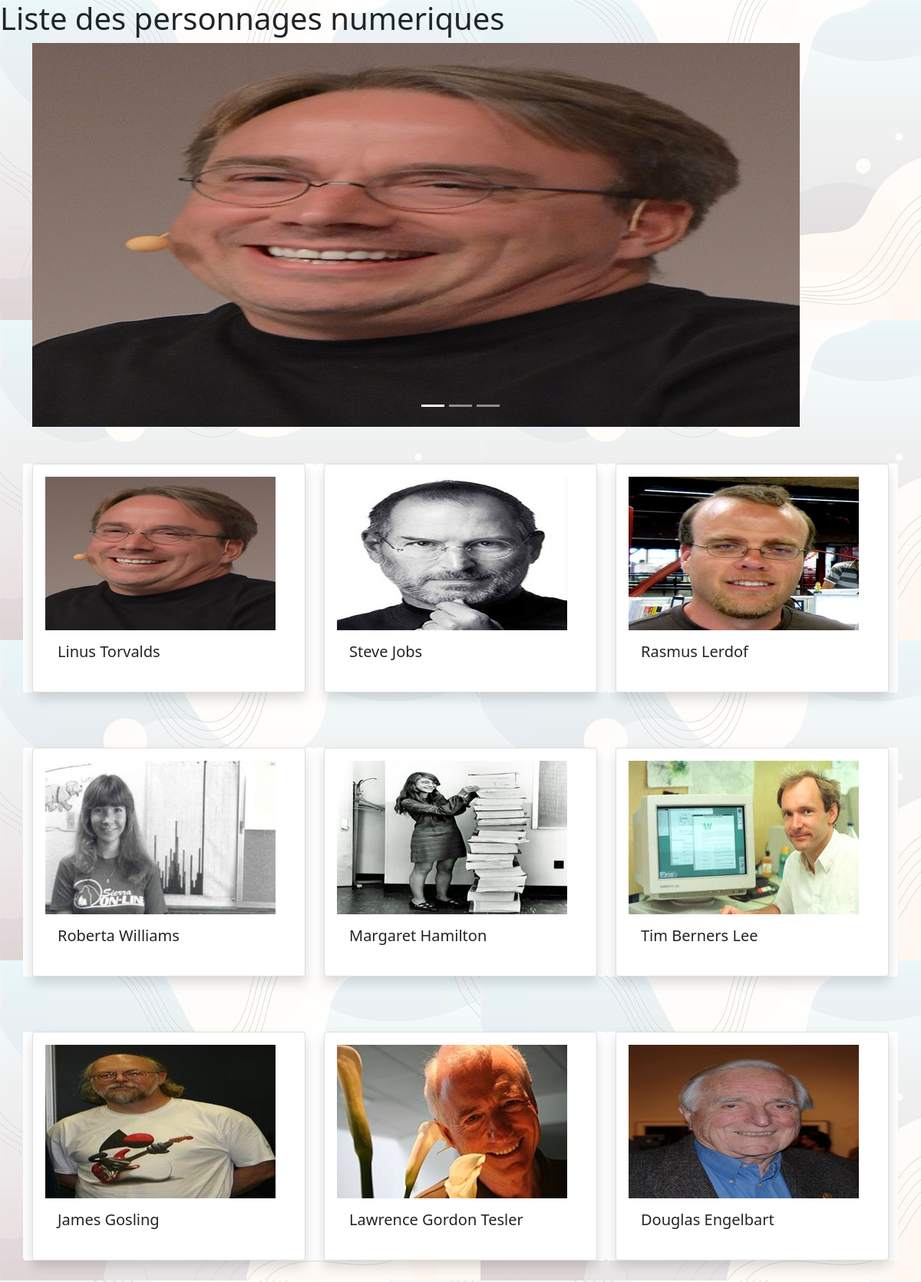
The page / on the database its author committed.
### tables this page shows
CREATE TABLE `personnages` (
  `id` int(11) NOT NULL,
  `nom_complet` varchar(50) DEFAULT NULL,
  `nom_image` varchar(50) DEFAULT NULL,
  `historique` text DEFAULT NULL
);

### index.php (the view, shortened to what this page needs)
<?php
    require_once "database.php";
    $sql = $db->query("SELECT * FROM personnages");
    $data = $sql->fetchAll(PDO::FETCH_OBJ);
?>
<!DOCTYPE html>
<html lang="fr">
<head>
    <link href="https://cdn.jsdelivr.net/npm/bootstrap@5.0.2/dist/css/bootstrap.min.css" rel="stylesheet">
    <link rel="stylesheet" href="style.css">
</head>
<body>
<h1>Liste des personnages numeriques</h1>
  <div class="container">
  <div id="carouselExampleIndicators" class="carousel slide" data-bs-ride="carousel">
            <div class="carousel-indicators">
            <button type="button" data-bs-target="#carouselExampleIndicators" data-bs-slide-to="0" class="active" aria-current="true" aria-label="Slide 1"></button>
            <button type="button" data-bs-target="#carouselExampleIndicators" data-bs-slide-to="1" aria-label="Slide 2"></button>
            <button type="button" data-bs-target="#carouselExampleIndicators" data-bs-slide-to="2" aria-label="Slide 3"></button>
            </div>
            <div class="carousel-inner">
            <div class="carousel-item active">
                <img src="images/Linus_Torvaldss.jpg" alt="Linus_Torvalds.jpg">
            </div>
            </div>
            <button class="carousel-control-prev" type="button" data-bs-target="#carouselExampleIndicators" data-bs-slide="prev">
            </button>
            <button class="carousel-control-next" type="button" data-bs-target="#carouselExampleIndicators" data-bs-slide="next">
            </button>
        </div>
  </div><br><br>
  <div class="container">
    <div class="row row-cols-1 row-cols-md-3 g-4">
      <?php foreach ($data as $datas): ?>
        <div class="col mb-5 bg-white rounded">
          <div class="card h-80 shadow p-3">
          <a href="liste_details.php?id=<?=$datas->id?>"><img class="img" src="images/<?=$datas->nom_image?>" alt="<?=$datas->nom_image?>"></a>
            <div class="card-body">
              <h5 class="card-title"><?=$datas->nom_complet?></h5>
            </div>
          </div>
        </div>
        <?php endforeach; ?>
      </div>
    </div>
</body>
</html>

### style.css (style rules this page uses)
body { background-image: url("images/background-image.jpg"); }
.img { width:300px; height:200px; }

### rows shown on the page
personnages: nom_image (picture), nom_complet "Linus Torvalds"
personnages: nom_image (picture), nom_complet "Steve Jobs"
personnages: nom_image (picture), nom_complet "Rasmus Lerdof"
personnages: nom_image (picture), nom_complet "Roberta Williams"
personnages: nom_image (picture), nom_complet "Margaret Hamilton"
personnages: nom_image (picture), nom_complet "Tim Berners Lee"
personnages: nom_image (picture), nom_complet "James Gosling"
personnages: nom_image (picture), nom_complet "Lawrence Gordon Tesler"
personnages: nom_image (picture), nom_complet "Douglas Engelbart"
